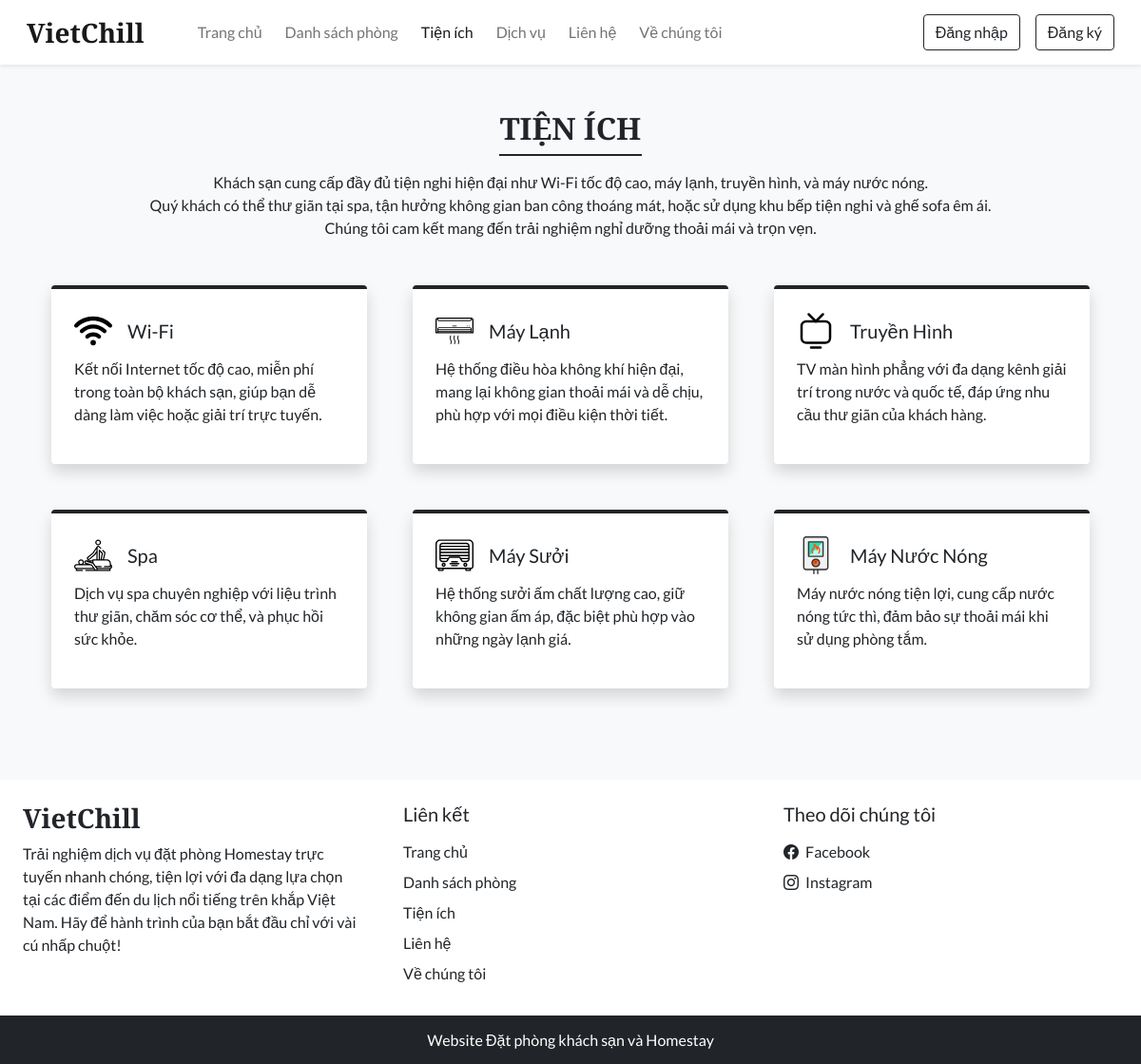
Screenshot of /facilities.php with the database file from the repository.
### tables this page shows
CREATE TABLE `settings` (
  `sr_no` int(11) NOT NULL,
  `site_title` varchar(50) NOT NULL,
  `site_about` varchar(250) NOT NULL,
  `shutdown` tinyint(1) NOT NULL
);

CREATE TABLE `facilities` (
  `id` int(11) NOT NULL,
  `icon` varchar(100) NOT NULL,
  `name` varchar(50) NOT NULL,
  `description` varchar(250) NOT NULL
);

### admin/inc/db_config.php (called while the page is built, shortened)
<?php
  function selectAll($table) {
    $con = $GLOBALS['con'];
    $res = mysqli_query($con, "SELECT * FROM $table");
    return $res;
  }
  function select($sql, $values, $datatypes) {
    $con = $GLOBALS['con'];
    if($stmt = mysqli_prepare($con, $sql)){
      mysqli_stmt_bind_param($stmt, $datatypes, ...$values);
      if(mysqli_stmt_execute($stmt)){
        $res = mysqli_stmt_get_result($stmt);
        return $res;
      }
      else{
        mysqli_stmt_close($stmt);
        die("Query cannot be executed - Execute");
      }
    }
    else{
      die("Query cannot be executed - Select");
    }
  }
?>

### facilities.php (the view, shortened to what this page needs)
<!DOCTYPE html>
<html lang="en">
<head>
  <?php require('inc/links.php'); ?>
</head>
<body class="bg-light">
  <?php require('inc/header.php'); ?>
  <div class="my-5 px-4">
    <h2 class="fw-bold h-font text-center">TIỆN ÍCH</h2>
    <div class="h-line bg-dark"></div>
    <p class="text-center mt-3">
    Khách sạn cung cấp đầy đủ tiện nghi hiện đại như Wi-Fi tốc độ cao, máy lạnh, truyền hình, và máy nước nóng. <br>
    Quý khách có thể thư giãn tại spa, tận hưởng không gian ban công thoáng mát, hoặc sử dụng khu bếp tiện nghi và ghế sofa êm ái. <br>
    Chúng tôi cam kết mang đến trải nghiệm nghỉ dưỡng thoải mái và trọn vẹn.
    </p>
  </div>
  <div class="container">
    <div class="row">
      <?php
        $res = selectAll('facilities');
        $path = FACILITIES_IMG_PATH;
        while($row = mysqli_fetch_assoc($res)){
          echo<<<data
            <div class="col-lg-4 col-md-6 mb-5 px-4">
              <div class="bg-white rounded shadow p-4 border-top border-4 border-dark pop">
                <div class="d-flex align-items-center mb-2">
                  <img src="$path$row[icon]" width="40px">
                  <h5 class="m-0 ms-3">$row[name]</h5>
                </div>
                <p>$row[description]</p>
              </div>
            </div>
          data;
        }
      ?>
    </div>
  </div>
  <?php require('inc/footer.php'); ?>
</body>
</html>

### inc/header.php (shortened to what this page needs)
<nav id="nav-bar" class="navbar navbar-expand-lg navbar-light bg-white px-lg-3 py-lg-2 shadow-sm sticky-top">
  <div class="container-fluid">
    <a class="navbar-brand me-5 fw-bold fs-3 h-font" href="index.php"><?php echo $settings_r['site_title'] ?></a>
    <div class="collapse navbar-collapse" id="navbarSupportedContent">
      <ul class="navbar-nav me-auto mb-2 mb-lg-0">
        <li class="nav-item">
          <a class="nav-link me-2" href="index.php">Trang chủ</a>
        </li>
        <li class="nav-item">
          <a class="nav-link me-2" href="rooms.php">Danh sách phòng</a>
        </li>
        <li class="nav-item">
          <a class="nav-link me-2" href="facilities.php">Tiện ích</a>
        </li>
        <li class="nav-item">
          <a class="nav-link me-2" href="services.php">Dịch vụ</a>
        </li>
        <li class="nav-item">
          <a class="nav-link me-2" href="contact.php">Liên hệ</a>
        </li>
        <li class="nav-item">
          <a class="nav-link" href="about.php">Về chúng tôi</a>
        </li>
      </ul>
      <div class="d-flex">
        <?php
          if(isset($_SESSION['login']) && $_SESSION['login']==true)
          {
            $path = USERS_IMG_PATH;
            echo<<<data
              <div class="btn-group">
                <button type="button" class="btn btn-outline-dark shadow-none dropdown-toggle" data-bs-toggle="dropdown" data-bs-display="static" aria-expanded="false">
                  <img src="$path$_SESSION[uPic]" style="width: 25px; height: 25px;" class="me-1 rounded-circle">
                  $_SESSION[uName]
                </button>
                <ul class="dropdown-menu dropdown-menu-lg-end">
                  <li><a class="dropdown-item" href="profile.php">Hồ sơ cá nhân</a></li>
                  <li><a class="dropdown-item" href="bookings.php">Lịch sử đặt phòng</a></li>
                  <li><a class="dropdown-item" href="logout.php">Đăng xuất</a></li>
                </ul>
              </div>
            data;
          }
          else
          {
            echo<<<data
              <button type="button" class="btn btn-outline-dark shadow-none me-lg-3 me-2" data-bs-toggle="modal" data-bs-target="#loginModal">
                Đăng nhập
              </button>
              <button type="button" class="btn btn-outline-dark shadow-none" data-bs-toggle="modal" data-bs-target="#registerModal">
                Đăng ký
              </button>
            data;
          }
        ?>
      </div>
    </div>
  </div>
</nav>

### inc/footer.php (shortened to what this page needs)
<div class="container-fluid bg-white mt-5">
  <div class="row">
    <div class="col-lg-4 p-4">
      <h3 class="h-font fw-bold fs-3 mb-2"><?php echo $settings_r['site_title'] ?></h3>
      <p>
        <?php echo $settings_r['site_about'] ?>
      </p>
    </div>
    <div class="col-lg-4 p-4">
      <h5 class="mb-3">Liên kết</h5>
      <a href="index.php" class="d-inline-block mb-2 text-dark text-decoration-none">Trang chủ</a> <br>
      <a href="rooms.php" class="d-inline-block mb-2 text-dark text-decoration-none">Danh sách phòng</a> <br>
      <a href="facilities.php" class="d-inline-block mb-2 text-dark text-decoration-none">Tiện ích</a> <br>
      <a href="contact.php" class="d-inline-block mb-2 text-dark text-decoration-none">Liên hệ</a> <br>
      <a href="about.php" class="d-inline-block mb-2 text-dark text-decoration-none">Về chúng tôi</a>
    </div>
    <div class="col-lg-4 p-4">
        <h5 class="mb-3">Theo dõi chúng tôi</h5>
        <a href="<?php echo $contact_r['fb'] ?>" class="d-inline-block text-dark text-decoration-none mb-2">
          <i class="bi bi-facebook me-1"></i> Facebook
        </a><br>
        <a href="<?php echo $contact_r['insta'] ?>" class="d-inline-block text-dark text-decoration-none">
          <i class="bi bi-instagram me-1"></i> Instagram
        </a><br>
    </div>
  </div>
</div>
<h6 class="text-center bg-dark text-white p-3 m-0">Website Đặt phòng khách sạn và Homestay</h6>

### css/common.css (style rules this page uses)
:root { --teal: #2D6A4F; --teal_hover: #2D6A4F; }
* { font-family: 'Lato', sans-serif; }
.h-font { font-family: 'Merriweather', serif; }
.h-line { width: 150px; margin: 0 auto; height: 1.7px; }

### rows the page displays
settings: site_title "VietChill", site_about "Trải nghiệm dịch vụ đặt phòng Homestay trực tuyến nhanh chóng, tiện lợi với đa dạng lựa chọn tại các điểm đến du lịch nổi tiếng trên khắp Việt Nam. Hãy để hành trình của bạn bắt đầu chỉ với vài cú nhấp chuột!"
facilities: icon (picture), name "Wi-Fi", description "Kết nối Internet tốc độ cao, miễn phí trong toàn bộ khách sạn, giúp bạn dễ dàng làm việc hoặc giải trí trực tuyến."
facilities: icon (picture), name "Máy Lạnh", description "Hệ thống điều hòa không khí hiện đại, mang lại không gian thoải mái và dễ chịu, phù hợp với mọi điều kiện thời tiết."
facilities: icon (picture), name "Truyền Hình", description "TV màn hình phẳng với đa dạng kênh giải trí trong nước và quốc tế, đáp ứng nhu cầu thư giãn của khách hàng."
facilities: icon (picture), name "Spa", description "Dịch vụ spa chuyên nghiệp với liệu trình thư giãn, chăm sóc cơ thể, và phục hồi sức khỏe."
facilities: icon (picture), name "Máy Sưởi", description "Hệ thống sưởi ấm chất lượng cao, giữ không gian ấm áp, đặc biệt phù hợp vào những ngày lạnh giá."
facilities: icon (picture), name "Máy Nước Nóng", description "Máy nước nóng tiện lợi, cung cấp nước nóng tức thì, đảm bảo sự thoải mái khi sử dụng phòng tắm."
